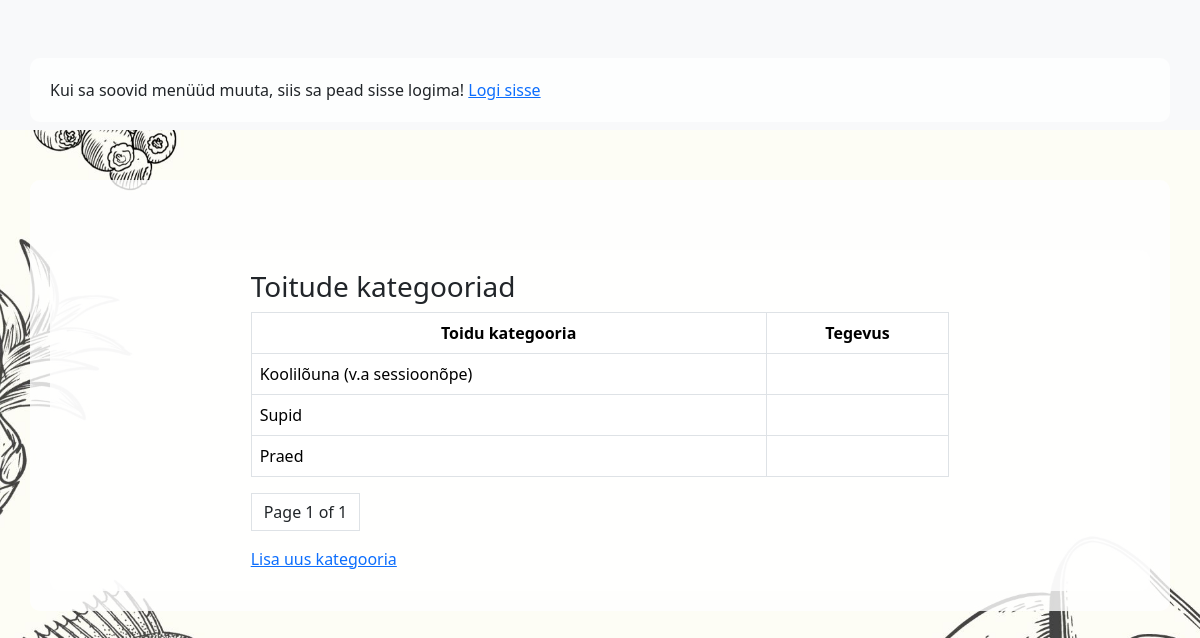
Before: /app_admin/category_list/ with the older database file.
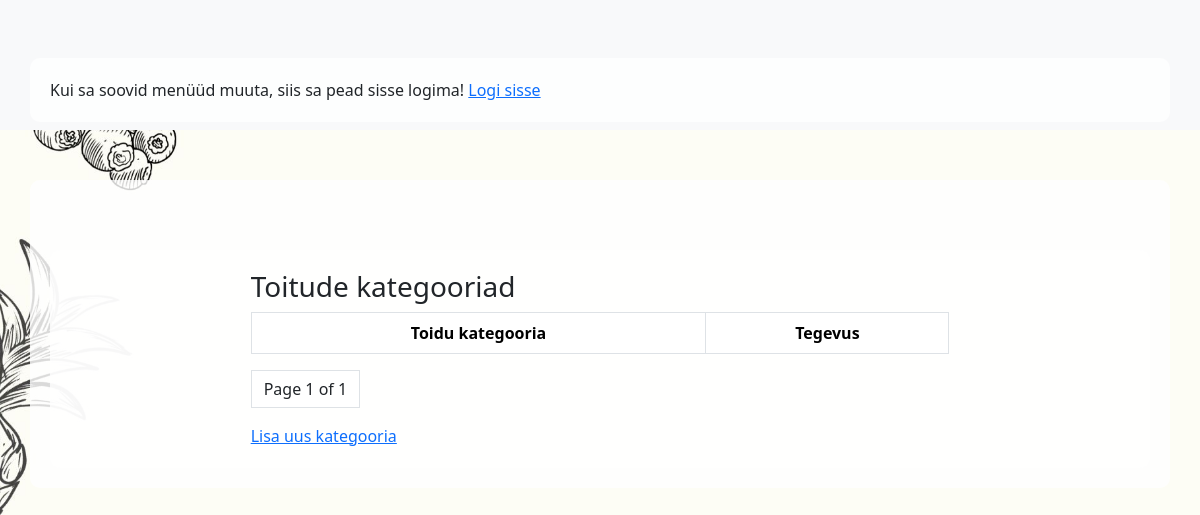
After: the same page with the newer database file.
### app_admin/models.py (models this page shows, shortened)
class Category(models.Model):
    number = models.PositiveIntegerField(verbose_name="Number")
    name = models.CharField(max_length=255, unique=True, verbose_name="Uue kategooria nimetus")

### app_admin/views.py (the view)
# urls.py: path('category_list/', views.CategoryListView.as_view(), name= 'category_list'),
class CategoryListView(ListView):
    template_name = 'app_admin/category_list.html'
    model = Category
    queryset = Category.objects.order_by('number')
    context_object_name = 'categories'
    paginate_by = 10

### app_admin/templates/app_admin/category_list.html (shortened to what this page needs)
{% extends 'base_admin.html' %}
{% block content %}
	<div class="container">
    <div class="row">
        <div class="col-8 mx-auto">
            <h3>Toitude kategooriad</h3>
            <table class="table table-bordered table-hover">
                <thead>
                <tr class="text-center">
                    <th>Toidu kategooria</th>
                    <th>Tegevus</th>
                </tr>
                </thead>
                <tbody>
                {% for category in categories %}
                	<tr>
                    <td>{{ category.name }}</td>
                    <td class="text/center">
                    </td>
                    </tr>
                {% endfor %}
                </tbody>
            </table>
        <ul class="pagination">
        <li class="page-link text-dark">
            Page {{ page_obj.number }} of {{ page_obj.paginator.num_pages }}
        </li>
  </ul>
            <a href="{% url 'app_admin:category_create' %}">Lisa uus kategooria</a>
        </div>
    </div>
    </div>
{% endblock %}

Changed rows visible on the page:
removed Category: name "Koolilõuna (v.a sessioonõpe)"
removed Category: name "Supid"
removed Category: name "Praed"
